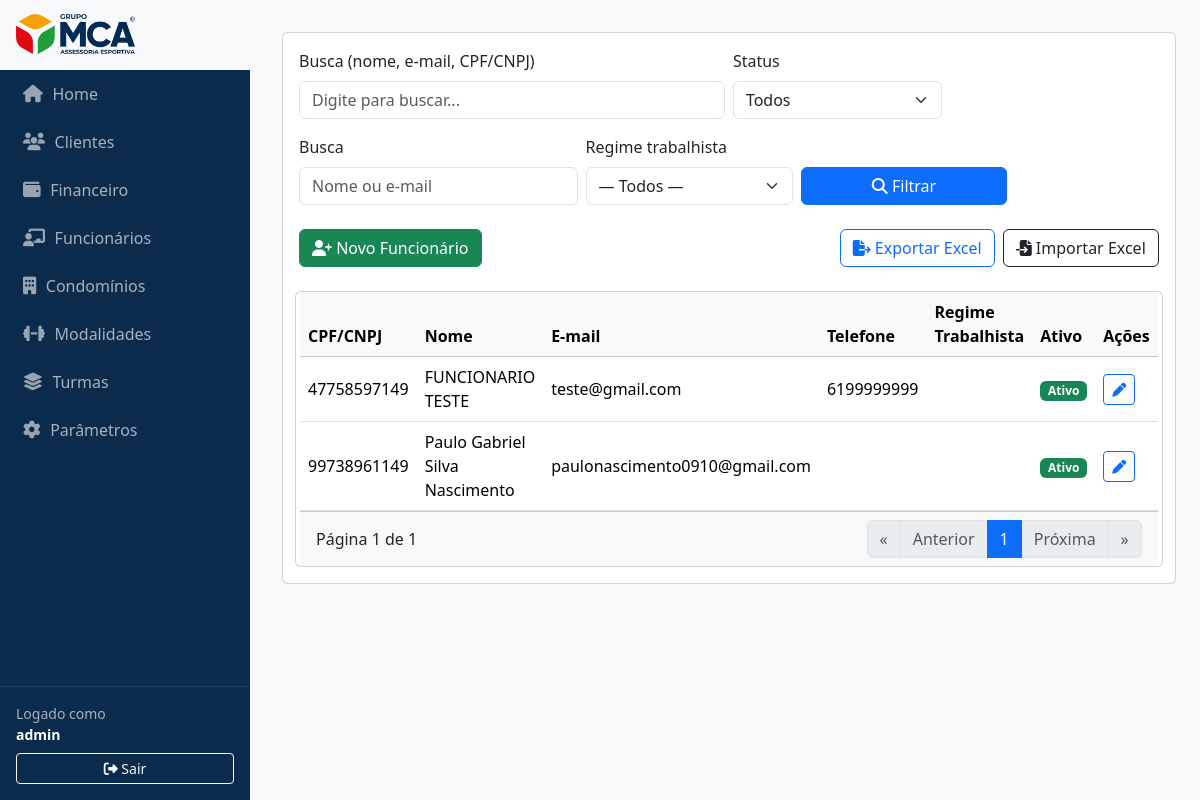
The page /funcionarios/ (signed in) on the database its author committed.
### funcionarios/models.py (models this page shows, shortened)
class Funcionario(models.Model):
    user = models.OneToOneField(
        User, on_delete=models.CASCADE, related_name="funcionario",
        null=True, blank=True
    )
    cpf_cnpj = models.CharField("CPF/CNPJ", max_length=14, unique=True, validators=[DOC_VALIDATOR])
    nome = models.CharField("Nome", max_length=255)
    email = models.EmailField("E-mail", blank=True, validators=[EmailValidator()])
    telefone = models.CharField("Telefone", max_length=30, blank=True)
    ativo = models.BooleanField(default=True)
    created_at = models.DateTimeField("Criado em", auto_now_add=True)
    updated_at = models.DateTimeField("Atualizado em", auto_now=True)
    class RegimeTrabalhista(models.TextChoices):
        HORISTA    = "HORISTA", "Horista"
        CLT        = "CLT", "CLT"
        ESTAGIARIO = "ESTAGIARIO", "Estagiário"
        PJ         = "PJ", "PJ"
        OUTRO      = "OUTRO", "Outro"
    regime_trabalhista = models.CharField(
        max_length=20,
        choices=RegimeTrabalhista.choices,
        default=RegimeTrabalhista.OUTRO,
        db_index=True,
    )
    class Meta:
        ordering = ["nome", "id"]
        indexes = [
            models.Index(fields=["nome"]),
            models.Index(fields=["ativo"]),
        ]
        verbose_name = "Funcionário"
        verbose_name_plural = "Funcionários"

### funcionarios/views.py (the view)
# urls.py: path("funcionarios/", views.list_funcionarios, name="list"),
@login_required
def list_funcionarios(request):
    q = request.GET.get("q", "").strip()
    ativo = request.GET.get("ativo")
    regime = request.GET.get("regime")  # valor do choice
    ativo_bool = None
    if ativo in ("1", "0"):
        ativo_bool = (ativo == "1")
    qs = fs.buscar_funcionarios(q=q, ativo=ativo_bool, regime=regime)
    from django.core.paginator import Paginator
    page = max(1, int(request.GET.get("page", "1") or 1))
    page_obj = Paginator(qs, 20).get_page(page)
    return render(request, "funcionarios/list.html", {
        "page_obj": page_obj,
        "q": q,
        "ativo": ativo,
        "regime": regime,
        "REGIMES": Funcionario.RegimeTrabalhista.choices,
        "base_qs": f"&q={q}&ativo={ativo or ''}&regime={regime or ''}",
    })

### funcionarios/services.py (called while the page is built)
def buscar_funcionarios(q: str = "", ativo: bool | None = None, regime: str | None = None):
    qs = Funcionario.objects.all()
    if q:
        qs = qs.filter(Q(nome__icontains=q) | Q(email__icontains=q))
    if ativo is not None:
        qs = qs.filter(ativo=ativo)
    if regime:
        qs = qs.filter(regime_trabalhista=regime)
    return qs.order_by("nome", "id")

### templates/funcionarios/list.html (shortened to what this page needs)
{% extends "base.html" %}
{% load static %}
{% block content %}
<form method="get" class="card card-body mb-3">
  <div class="row g-2 align-items-end">
    <div class="col-md-6">
      <label class="form-label">Busca (nome, e-mail, CPF/CNPJ)</label>
      <input type="text" name="q" value="{{ filtro_form.initial.q }}" class="form-control" placeholder="Digite para buscar...">
    </div>
    <div class="col-md-3">
      <label class="form-label">Status</label>
      <select name="ativos" class="form-select">
        <option value=""  {% if ativos_param == "" %}selected{% endif %}>Todos</option>
      </select>
    </div>
        <div class="row g-2 align-items-end mb-3">
      <div class="col-md-4">
        <label class="form-label">Busca</label>
        <input type="text" name="q" value="{{ q }}" class="form-control" placeholder="Nome ou e-mail">
      </div>
      <div class="col-md-3">
        <label class="form-label">Regime trabalhista</label>
        <select name="regime" class="form-select">
          <option value="">— Todos —</option>
        </select>
      </div>
    <div class="col-md-3 d-grid">
      <button class="btn btn-primary" type="submit">
        <i class="fa-solid fa-magnifying-glass"></i> Filtrar
      </button>
    </div>
  </div>
</form>
<div class="d-flex justify-content-between align-items-center mb-3">
  <div class="btn-group">
    <button class="btn btn-success" data-bs-toggle="modal" data-bs-target="#funcModal" data-mode="create">
      <i class="fa-solid fa-user-plus"></i> Novo Funcionário
    </button>
  </div>
  <div class="d-flex gap-2">
    <a class="btn btn-outline-primary" href="{% url 'funcionarios:exportar' %}">
      <i class="fa-solid fa-file-export"></i> Exportar Excel
    </a>
    <button class="btn btn-outline-dark" data-bs-toggle="modal" data-bs-target="#importModal">
      <i class="fa-solid fa-file-import"></i> Importar Excel
    </button>
  </div>
</div>
<div class="card">
  <div class="table-responsive">
    <table class="table table-hover align-middle mb-0">
      <thead class="table-light">
        <tr>
          <th>CPF/CNPJ</th>
          <th>Nome</th>
          <th>E-mail</th>
          <th>Telefone</th>
          <th>Regime Trabalhista</th>
          <th>Ativo</th>
          <th style="width: 90px;">Ações</th>
        </tr>
      </thead>
      <tbody>
        {% for f in page_obj.object_list %}
        <tr>
          <td>{{ f.cpf_cnpj }}</td>
          <td>{{ f.nome }}</td>
          <td>{{ f.email }}</td>
          <td>{{ f.telefone }}</td>
          <td>{{ form.regime_trabalhista }}</td>
          <td>
            {% if f.ativo %}
              <span class="badge text-bg-success">Ativo</span>
            {% else %}
              <span class="badge text-bg-secondary">Inativo</span>
            {% endif %}
          </td>
          <td>
            <button class="btn btn-sm btn-outline-primary"
                    data-bs-toggle="modal"
                    data-bs-target="#funcModal"
                    data-mode="edit"
                    data-id="{{ f.id }}"
                    data-cpf_cnpj="{{ f.cpf_cnpj }}"
                    data-nome="{{ f.nome|escape }}"
                    data-email="{{ f.email|default_if_none:'' }}"
                    data-regime="{{ f.regime_trabalhista }}"
                    data-telefone="{{ f.telefone|default_if_none:'' }}"
                    data-ativo="{{ f.ativo|yesno:'1,0' }}">
              <i class="fa-solid fa-pen"></i>
            </button>
          </td>
        </tr>
        {% empty %}
        <tr><td colspan="6" class="text-center py-4">Nenhum funcionário encontrado.</td></tr>
        {% endfor %}
      </tbody>
    </table>
  </div>
  <div class="card-footer d-flex justify-content-between align-items-center">
    <div>Página {{ page_obj.number }} de {{ page_obj.paginator.num_pages }}</div>
    <nav>
      <ul class="pagination mb-0">
        <li class="page-item {% if not page_obj.has_previous %}disabled{% endif %}">
          {% if page_obj.has_previous %}
            <a class="page-link" href="?page=1{{ suffix }}" aria-label="Primeira">&laquo;</a>
          {% else %}<span class="page-link">&laquo;</span>{% endif %}
        </li>
        <li class="page-item {% if not page_obj.has_previous %}disabled{% endif %}">
          {% if page_obj.has_previous %}
            <a class="page-link" href="?page={{ page_obj.previous_page_number }}{{ suffix }}">Anterior</a>
          {% else %}<span class="page-link">Anterior</span>{% endif %}
        </li>
        <li class="page-item active"><span class="page-link">{{ page_obj.number }}</span></li>
        <li class="page-item {% if not page_obj.has_next %}disabled{% endif %}">
          {% if page_obj.has_next %}
            <a class="page-link" href="?page={{ page_obj.next_page_number }}{{ suffix }}">Próxima</a>
          {% else %}<span class="page-link">Próxima</span>{% endif %}
        </li>
        <li class="page-item {% if not page_obj.has_next %}disabled{% endif %}">
          {% if page_obj.has_next %}
            <a class="page-link" href="?page={{ page_obj.paginator.num_pages }}{{ suffix }}" aria-label="Última">&raquo;</a>
          {% else %}<span class="page-link">&raquo;</span>{% endif %}
        </li>
      </ul>
    </nav>
  </div>
</div>
{% endblock %}

### templates/base.html (shortened to what this page needs)
{% load static %}
<!DOCTYPE html>
<html lang="pt-br">
<head>
    <link rel="stylesheet" href="https://cdn.jsdelivr.net/npm/bootstrap@5.3.3/dist/css/bootstrap.min.css">
    <link rel="stylesheet" href="https://cdnjs.cloudflare.com/ajax/libs/font-awesome/6.5.0/css/all.min.css">
</head>
<body>
    <aside class="sidebar">
        <a href="{% url 'home' %}" class="brand logoplace">
            <img src="{% static 'img/logo.png' %}" alt="Logo" class="logo"
                 onerror="this.style.display='none';">
        </a>
        <a href="{% url 'home' %}" class="navlink"><i class="fa-solid fa-house"></i> Home</a>
        <a href="{% url 'clientes:list' %}" class="navlink"><i class="fa-solid fa-users"></i> Clientes</a>
        <a href="{% url 'financeiro:list' %}" class="navlink"><i class="fa-solid fa-wallet"></i> Financeiro</a>
        <a href="{% url 'funcionarios:list' %}" class="navlink"><i class="fa-solid fa-chalkboard-user"></i> Funcionários</a>
        <a href="{% url 'condominios:list' %}" class="navlink"><i class="fa-solid fa-building"></i> Condomínios</a>
        <a href="{% url 'modalidades:list' %}" class="navlink"><i class="fa-solid fa-dumbbell"></i> Modalidades</a>
        <a href="{% url 'turmas:list' %}" class="navlink"><i class="fa-solid fa-layer-group"></i> Turmas</a>
        <a href="#" class="navlink"><i class="fa-solid fa-cog"></i> Parâmetros</a>
        {% if request.user.is_authenticated %}
        <div class="authbox">
            <div class="small mb-2">
                Logado como<br>
                <strong style="color:#fff">{{ request.user.get_full_name|default:request.user.username }}</strong>
            </div>
            <form method="post" action="{% url 'logout' %}">
                <button class="btn btn-sm btn-outline-light w-100">
                    <i class="fa-solid fa-right-from-bracket"></i> Sair
                </button>
            </form>
        </div>
        {% endif %}
    </aside>
    <main class="content">
        {% block content %}{% endblock %}
    </main>
</body>
</html>

### templates/base.html (style rules this page uses)
:root { --brand-navy: #0B2B4C; --brand-navy-600:#103A68; --ink-80: rgba(255,255,255,.88); --ink-60: rgba(255,255,255,.64); }
body { min-height: 100vh; display: flex; flex-direction: row; background-color: #f8f9fa; }
.sidebar { width: 250px; background-color: var(--brand-navy); color: var(--ink-80); display: flex; flex-direction: column; padding: 0; position: fixed; top: 0; bottom: 0; left: 0; }
.brand { display: flex; align-items: center; gap: .6rem; padding: .9rem 1rem; text-decoration: none; background: linear-gradient(180deg, rgba(255,255,255,.06), rgba(0,0,0,0)); border-bottom: 1px solid rgba(255,255,255,.08); }
.brand .logo { height: 40px; width: auto; object-fit: contain; display: block; }
.sidebar a.navlink { color: var(--ink-60); padding: 12px 20px; text-decoration: none; display: flex; align-items: center; gap: .6rem; transition: background .15s ease, color .15s ease, padding-left .15s ease; border-left: 3px solid transparent; }
.sidebar a.navlink i { font-size: 1.1rem; opacity: .9; }
.content { margin-left: 250px; padding: 2rem; flex: 1; }
.sidebar .authbox { margin-top: auto; padding: 1rem; border-top: 1px solid rgba(255,255,255,.08); }
.sidebar .authbox .small { color: var(--ink-60); }
.logoplace { background-color:#F8F9FA }

### rows shown on the page
Funcionario: cpf_cnpj "47758597149", nome "FUNCIONARIO TESTE", email "teste@gmail.com", telefone "6199999999", ativo "Ativo"
Funcionario: cpf_cnpj "99738961149", nome "Paulo Gabriel Silva Nascimento", email "paulonascimento0910@gmail.com", ativo "Ativo"

### other values the page prints
{{ request.user.get_full_name|default:request.user.username }} "admin"
{{ page_obj.number }} "1"
{{ page_obj.paginator.num_pages }} "1"
